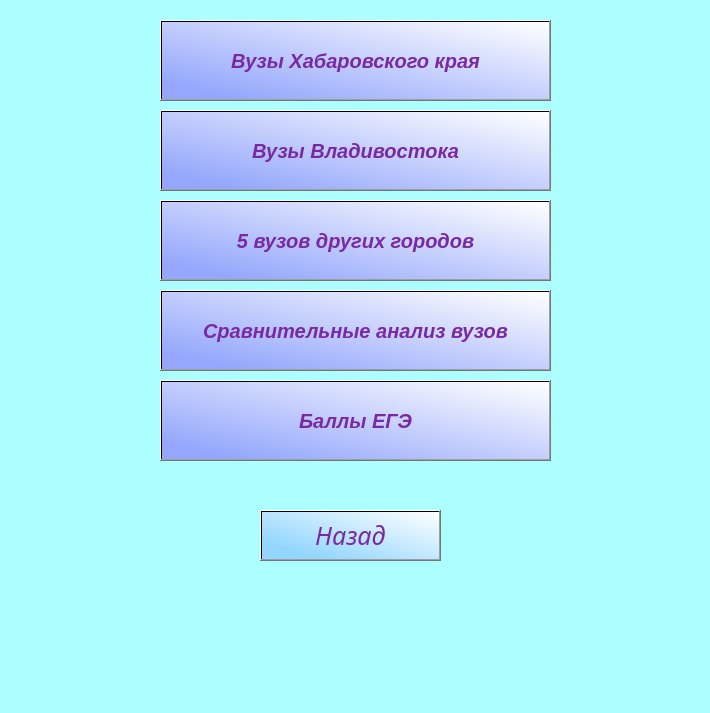
<?xml version="1.0" encoding="UTF-8"?>
<ui version="4.0">
 <class>MainWindow</class>
 <widget class="QMainWindow" name="MainWindow">
  <property name="geometry">
   <rect>
    <x>0</x>
    <y>0</y>
    <width>710</width>
    <height>713</height>
   </rect>
  </property>
  <property name="font">
   <font>
    <pointsize>15</pointsize>
   </font>
  </property>
  <property name="windowTitle">
   <string>MainWindow</string>
  </property>
  <property name="styleSheet">
   <string notr="true">background-color: rgb(173, 255, 255);
</string>
  </property>
  <widget class="QWidget" name="centralwidget">
   <widget class="QPushButton" name="hab">
    <property name="geometry">
     <rect>
      <x>160</x>
      <y>20</y>
      <width>391</width>
      <height>81</height>
     </rect>
    </property>
    <property name="font">
     <font>
      <pointsize>15</pointsize>
      <weight>75</weight>
      <italic>true</italic>
      <bold>true</bold>
     </font>
    </property>
    <property name="styleSheet">
     <string notr="true">background-color: qlineargradient(spread:reflect, x1:0.04, y1:0.92, x2:1, y2:0, stop:0.0451977 rgba(148, 167, 252, 255), stop:1 rgba(255, 255, 255, 255));
color: rgb(122, 41, 163);</string>
    </property>
    <property name="text">
     <string>Вузы Хабаровского края</string>
    </property>
   </widget>
   <widget class="QPushButton" name="vladivostok">
    <property name="geometry">
     <rect>
      <x>160</x>
      <y>110</y>
      <width>391</width>
      <height>81</height>
     </rect>
    </property>
    <property name="font">
     <font>
      <pointsize>15</pointsize>
      <weight>75</weight>
      <italic>true</italic>
      <bold>true</bold>
     </font>
    </property>
    <property name="styleSheet">
     <string notr="true">background-color: qlineargradient(spread:reflect, x1:0.04, y1:0.92, x2:1, y2:0, stop:0.0451977 rgba(148, 167, 252, 255), stop:1 rgba(255, 255, 255, 255));
color: rgb(122, 41, 163);</string>
    </property>
    <property name="text">
     <string>Вузы Владивостока</string>
    </property>
   </widget>
   <widget class="QPushButton" name="drugie">
    <property name="geometry">
     <rect>
      <x>160</x>
      <y>200</y>
      <width>391</width>
      <height>81</height>
     </rect>
    </property>
    <property name="font">
     <font>
      <pointsize>15</pointsize>
      <weight>75</weight>
      <italic>true</italic>
      <bold>true</bold>
     </font>
    </property>
    <property name="styleSheet">
     <string notr="true">background-color: qlineargradient(spread:reflect, x1:0.04, y1:0.92, x2:1, y2:0, stop:0.0451977 rgba(148, 167, 252, 255), stop:1 rgba(255, 255, 255, 255));
color: rgb(122, 41, 163);</string>
    </property>
    <property name="text">
     <string>5 вузов других городов</string>
    </property>
   </widget>
   <widget class="QPushButton" name="analiz">
    <property name="geometry">
     <rect>
      <x>160</x>
      <y>290</y>
      <width>391</width>
      <height>81</height>
     </rect>
    </property>
    <property name="font">
     <font>
      <pointsize>15</pointsize>
      <weight>75</weight>
      <italic>true</italic>
      <bold>true</bold>
     </font>
    </property>
    <property name="styleSheet">
     <string notr="true">background-color: qlineargradient(spread:reflect, x1:0.04, y1:0.92, x2:1, y2:0, stop:0.0451977 rgba(148, 167, 252, 255), stop:1 rgba(255, 255, 255, 255));
color: rgb(122, 41, 163);</string>
    </property>
    <property name="text">
     <string>Сравнительные анализ вузов</string>
    </property>
   </widget>
   <widget class="QPushButton" name="nazad">
    <property name="geometry">
     <rect>
      <x>260</x>
      <y>510</y>
      <width>181</width>
      <height>51</height>
     </rect>
    </property>
    <property name="font">
     <font>
      <family>Nightclub BTN</family>
      <pointsize>19</pointsize>
      <weight>50</weight>
      <italic>true</italic>
      <bold>false</bold>
     </font>
    </property>
    <property name="styleSheet">
     <string notr="true">background-color: qlineargradient(spread:pad, x1:0, y1:0.875, x2:1, y2:0, stop:0.125 rgba(147, 214, 255, 255), stop:1 rgba(255, 255, 255, 255));
color: rgb(122, 41, 163);</string>
    </property>
    <property name="text">
     <string>Назад</string>
    </property>
   </widget>
   <widget class="QPushButton" name="ball">
    <property name="geometry">
     <rect>
      <x>160</x>
      <y>380</y>
      <width>391</width>
      <height>81</height>
     </rect>
    </property>
    <property name="font">
     <font>
      <pointsize>15</pointsize>
      <weight>75</weight>
      <italic>true</italic>
      <bold>true</bold>
     </font>
    </property>
    <property name="styleSheet">
     <string notr="true">background-color: qlineargradient(spread:reflect, x1:0.04, y1:0.92, x2:1, y2:0, stop:0.0451977 rgba(148, 167, 252, 255), stop:1 rgba(255, 255, 255, 255));
color: rgb(122, 41, 163);</string>
    </property>
    <property name="text">
     <string>Баллы ЕГЭ</string>
    </property>
   </widget>
  </widget>
  <widget class="QMenuBar" name="menubar">
   <property name="geometry">
    <rect>
     <x>0</x>
     <y>0</y>
     <width>710</width>
     <height>21</height>
    </rect>
   </property>
  </widget>
  <widget class="QStatusBar" name="statusbar"/>
 </widget>
 <resources/>
 <connections/>
</ui>
